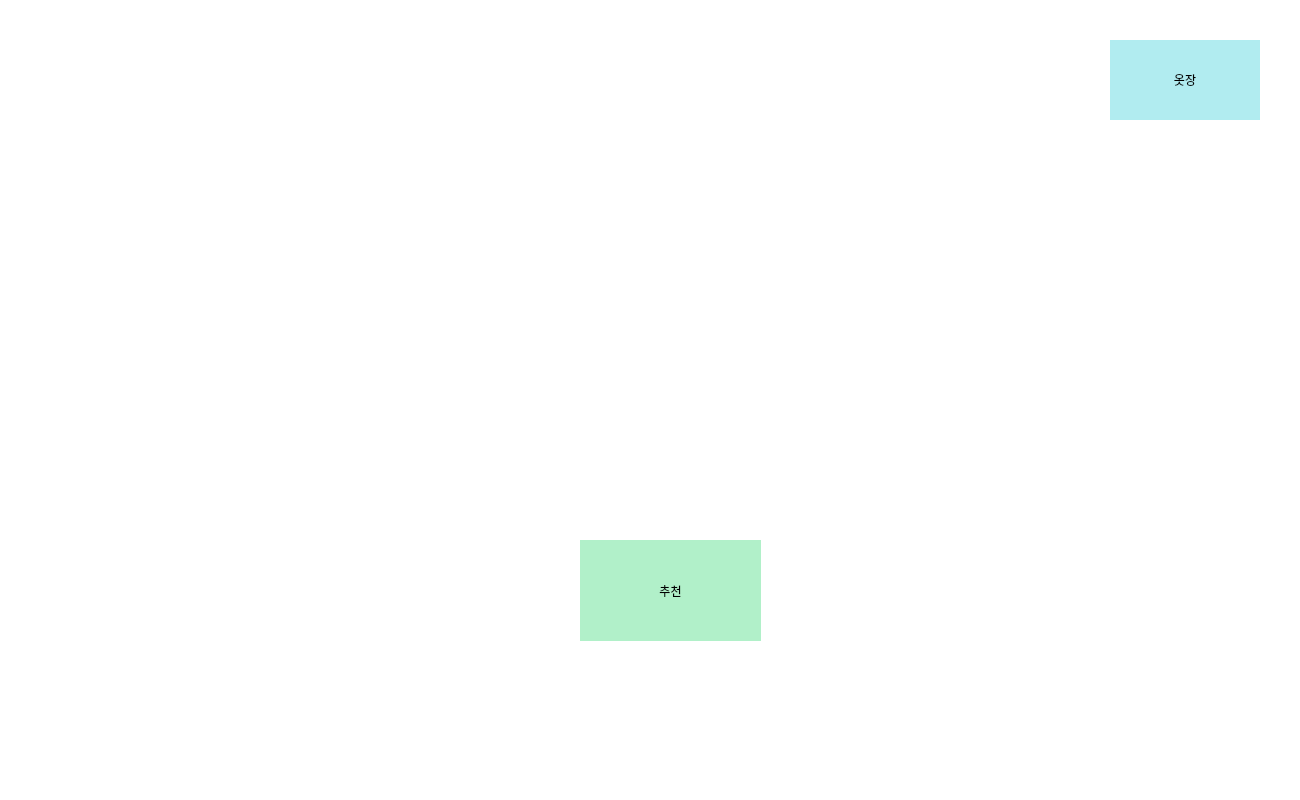
<?xml version="1.0" encoding="UTF-8"?>
<ui version="4.0">
 <class>Dialog</class>
 <widget class="QDialog" name="Dialog">
  <property name="geometry">
   <rect>
    <x>0</x>
    <y>0</y>
    <width>1300</width>
    <height>800</height>
   </rect>
  </property>
  <property name="windowTitle">
   <string>Dialog</string>
  </property>
  <property name="styleSheet">
   <string notr="true">background-color: rgb(255, 255, 255);</string>
  </property>
  <widget class="QPushButton" name="btn_closet">
   <property name="geometry">
    <rect>
     <x>1110</x>
     <y>40</y>
     <width>150</width>
     <height>80</height>
    </rect>
   </property>
   <property name="styleSheet">
    <string notr="true">font: 25 15pt &quot;나눔바른고딕 Light&quot;;
background-color: rgb(177, 236, 240);
border:0px;</string>
   </property>
   <property name="text">
    <string>옷장</string>
   </property>
  </widget>
  <widget class="QPushButton" name="btn_reco">
   <property name="geometry">
    <rect>
     <x>580</x>
     <y>540</y>
     <width>181</width>
     <height>101</height>
    </rect>
   </property>
   <property name="styleSheet">
    <string notr="true">font: 25 15pt &quot;나눔바른고딕 Light&quot;;
background-color: rgb(177, 240, 201);
border:0px;</string>
   </property>
   <property name="text">
    <string>추천</string>
   </property>
  </widget>
  <widget class="QTextBrowser" name="testView">
   <property name="geometry">
    <rect>
     <x>430</x>
     <y>110</y>
     <width>491</width>
     <height>281</height>
    </rect>
   </property>
   <property name="frameShape">
    <enum>QFrame::NoFrame</enum>
   </property>
  </widget>
 </widget>
 <resources/>
 <connections/>
</ui>
